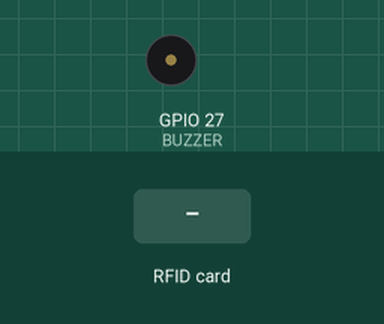
The sketch below on a simulated ESP32. Shown: buzzer (waves = sounding). The test bench sets the inputs (shaded band). WiFi joins after 1.5 s; servers stay silent unless stated; uploads are accepted with an empty reply; what the sketch prints to the serial monitor is not drawn.

Above: at 3.2 s.
3.3 s: RFID card 5E 7A 19 C4 held to the reader
At 5.1 s:
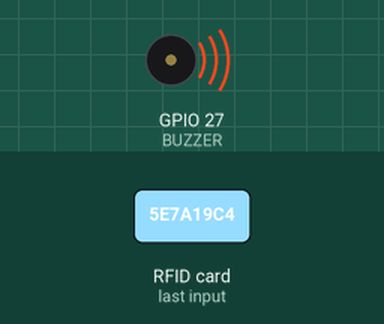
Timing chart, 0 to 6.8 s (numbered marks = the images above; inputs shaded):
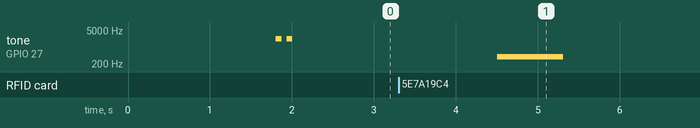

Measured:
- after the input at 3.3 s, tone on GPIO 27 (BUZZER): silent → 400 Hz after 1.2 s, → silent 0.80 s later

The sketch:

esp32_rfid_kiosk.ino
```cpp
/*
  =====================================================================
   물품대여 서비스 - ESP32 RFID 키오스크 펌웨어 (부저 전용 버전)
  =====================================================================

  LED 없이 부저 하나만으로 결과를 알려주는 버전입니다.
  LED/저항을 구하면 원래 버전(esp32_rfid_kiosk.ino)을 쓰면 됩니다.

  역할:
    1. RC522로 RFID 태그의 UID를 읽는다.
    2. Wi-Fi로 Flask 서버에 HTTP POST /api/device/tag 를 보낸다.  (body: {"uid":"..."})
    3. 서버가 돌려준 result 코드에 따라 부저 소리로 사용자에게 알려준다.

  ESP32는 UID가 무슨 의미인지 모릅니다. "읽어서 보내고, 응답 보고 소리 내기"만 합니다.
  대여/반납/예약 판단은 전부 서버(Flask)가 합니다.

  ---------------------------------------------------------------------
  배선
  ---------------------------------------------------------------------
    RC522 SDA(SS)  -> GPIO 5
    RC522 SCK      -> GPIO 18
    RC522 MOSI     -> GPIO 23
    RC522 MISO     -> GPIO 19
    RC522 RST      -> GPIO 22
    RC522 GND      -> GND
    RC522 3.3V     -> 3.3V   (절대 5V 아님)
    RC522 IRQ      -> 연결 안 함

    수동 부저 (+) -> GPIO 27,  (-) -> GND
    (3핀 부저 모듈이면: S -> GPIO 27, + -> 3.3V, - -> GND)

  ---------------------------------------------------------------------
  서버 result 코드 -> 소리 (모두 서로 다르게 들리도록 만듦)
  ---------------------------------------------------------------------
    WAIT_CONFIRM  웹에서 본인확인하세요     음이 올라가는 "띠-리-링" (3음)
    RETURN_OK     반납 완료                 중간 높이의 긴 "삐-" 한 번
    REGISTERED    관리자 태그 등록 완료     높은 "삑삑" 두 번
    UNKNOWN_TAG   등록 안 된 태그           낮은 "붕붕붕" 세 번
    ERROR         예약 없음 / 기타 오류     아주 낮은 긴 "부-"
    NETWORK_FAIL  서버 응답 없음            아주 짧고 빠른 "삐삐삐삐삐" 다섯 번
    (시작할 때)   Wi-Fi 연결 성공           "삑삑" 두 번 (작은 소리)

  ---------------------------------------------------------------------
  준비 (Arduino IDE)
  ---------------------------------------------------------------------
    - 보드: "ESP32 Dev Module"
    - 라이브러리: "MFRC522" (GithubCommunity), "ArduinoJson" (Benoit Blanchon)
    - 아래 WIFI_SSID / WIFI_PASSWORD / SERVER_URL / DEVICE_KEY 를 본인 환경에 맞게 수정
    - 컴파일 에러 "'tone' was not declared" 가 나면 보드 매니저에서 esp32 를 3.x 로 업데이트
*/

#include <SPI.h>
#include <MFRC522.h>
#include <WiFi.h>
#include <HTTPClient.h>
#include <ArduinoJson.h>

// ======================= 사용자 설정 (여기만 바꾸면 됨) =======================
//와이파이는 2.4인지도 확인.
const char* WIFI_SSID     = "YOUR_WIFI_SSID";
const char* WIFI_PASSWORD = "YOUR_WIFI_PASSWORD";

// Flask 서버 주소. 노트북의 로컬 IP (예: 192.168.0.15). 포트는 run.py 의 5000. 포트는 무조건 5000으로 설정
const char* SERVER_URL    = "http://192.168.0.15:5000/api/device/tag";

// backend/config.py 의 DEVICE_API_KEY 와 같은 값이어야 함
const char* DEVICE_KEY    = "esp32-dev-key-change-me";
// ==========================================================================

#define SS_PIN     5
#define RST_PIN    22
#define BUZZER     27

MFRC522 rfid(SS_PIN, RST_PIN);

// String 대신 고정 크기 char 배열을 사용 (메모리 단편화 방지)
// RFID UID 규칙: 구분자(공백/콜론) 없는 대문자 16진수(0-9, A-F), 짝수 길이, 8~20자 (= 4~10바이트)
//   backend/frontend 도 같은 규칙으로 검증한다.  정규식: ^(?:[0-9A-F]{2}){4,10}$
#define UID_MIN_BYTES  4
#define UID_MAX_BYTES  10
#define UID_BUF_LEN    21   // UID 최대 10바이트 -> 16진수 20자 + 널문자
#define BODY_BUF_LEN   50   // {"uid":"<최대 20자>"} = 최대 31자
#define RESULT_BUF_LEN 24   // "WAIT_CONFIRM" 등 (가장 긴 코드 12자)
char lastUid[UID_BUF_LEN] = "";
unsigned long lastScanMs = 0;
const unsigned long SAME_TAG_COOLDOWN_MS = 3000;  // 같은 태그를 3초 안에 다시 읽으면 무시(중복 전송 방지)


// ------------------------------------------------------------------ 소리 피드백
// freq: 음 높이(Hz), ms: 길이, gap: 소리 뒤 쉬는 시간
void beep(int freq, int ms, int gap = 60) {
  tone(BUZZER, freq, ms);
  delay(ms + gap);
}

void feedbackWaitConfirm() { beep(1500, 110); beep(2000, 110); beep(2600, 220); }       // 올라가는 3음
void feedbackReturnOk()    { beep(2000, 500); }                                          // 중간 높이 긴 소리
void feedbackRegistered()  { beep(2800, 100); beep(2800, 100); }                         // 높은 두 번
void feedbackUnknownTag()  { beep(700, 150); beep(700, 150); beep(700, 150); }           // 낮은 세 번
void feedbackError()       { beep(400, 800); }                                           // 아주 낮은 긴 소리
void feedbackNetworkFail() { for (int i = 0; i < 5; i++) beep(1200, 50, 50); }           // 짧고 빠른 다섯 번
void feedbackWifiOk()      { beep(2200, 70); beep(2200, 70); }                           // 시작 시 연결 성공
void feedbackFound()       { beep(1800, 120); beep(2400, 250); }                         // 등록된 태그: 경쾌한 두 음


// ------------------------------------------------------------------ Wi-Fi
bool connectWiFi() {
  Serial.printf("Wi-Fi 연결 중: %s ", WIFI_SSID);
  WiFi.mode(WIFI_STA);
  WiFi.begin(WIFI_SSID, WIFI_PASSWORD);

  unsigned long start = millis();
  while (WiFi.status() != WL_CONNECTED && millis() - start < 20000) {
    delay(300);
    Serial.print(".");
  }

  if (WiFi.status() == WL_CONNECTED) {
    Serial.printf("\n✅ 연결됨. ESP32 IP: %s\n", WiFi.localIP().toString().c_str());
    feedbackWifiOk();
  } else {
    Serial.println("\n⚠ Wi-Fi 연결 실패. SSID/비밀번호 확인 (2.4GHz 인지도 확인).");
    feedbackNetworkFail();
  }
  return WiFi.status() == WL_CONNECTED;
}

// Wi-Fi 상태 감시 (loop 에서 매번 호출, 오래 멈추지 않음)
//  - 끊겨 있으면 10초마다 재연결 시도
//  - 연결이 새로 성립/끊기는 순간 한 번만 안내
bool wifiWasUp = false;
unsigned long lastWifiTryMs = 0;
const unsigned long WIFI_RETRY_MS = 10000;

void maintainWiFi() {
  bool up = (WiFi.status() == WL_CONNECTED);

  if (up && !wifiWasUp) {
    Serial.printf("✅ Wi-Fi 연결됨. ESP32 IP: %s\n", WiFi.localIP().toString().c_str());
    Serial.println("=== 준비 완료. 태그를 대주세요 ===");
    feedbackWifiOk();
  } else if (!up && wifiWasUp) {
    Serial.println("⚠ Wi-Fi 끊김. 재연결을 시도합니다.");
  }
  wifiWasUp = up;

  if (!up && millis() - lastWifiTryMs >= WIFI_RETRY_MS) {
    lastWifiTryMs = millis();
    Serial.println("Wi-Fi 재연결 시도...");
    WiFi.disconnect();
    WiFi.begin(WIFI_SSID, WIFI_PASSWORD);
  }
}


// ------------------------------------------------------------------ 서버 전송
// 서버의 result 문자열을 result 버퍼에 채워 준다. (통신 실패 시 "NETWORK_FAIL")
void sendUidToServer(const char* uid, char* result, size_t resultLen) {
  strlcpy(result, "NETWORK_FAIL", resultLen);

  if (WiFi.status() != WL_CONNECTED) {
    Serial.println("⚠ Wi-Fi 미연결 -> 서버 전송 생략");
    return;   // result 는 이미 "NETWORK_FAIL"
  }

  HTTPClient http;
  http.begin(SERVER_URL);
  http.addHeader("Content-Type", "application/json");
  http.addHeader("X-Device-Key", DEVICE_KEY);
  http.setTimeout(5000);

  char body[BODY_BUF_LEN];
  snprintf(body, sizeof(body), "{\"uid\":\"%s\"}", uid);
  int code = http.POST((uint8_t*)body, strlen(body));   // String 변환 없이 바이트로 전송

  if (code > 0) {
    // 서버는 409/404 같은 코드도 JSON body 에 result 를 넣어 보내므로 코드와 무관하게 파싱
    // (응답을 String 으로 받지 않고 스트림에서 바로 파싱)
    StaticJsonDocument<512> doc;
    DeserializationError err = deserializeJson(doc, http.getStream());
    const char* r = doc["result"];
    Serial.printf("HTTP %d, result=%s, message=%s\n", code, r ? r : "(없음)", doc["message"] | "");

    if (err == DeserializationError::Ok && r) strlcpy(result, r, resultLen);
    else                                      strlcpy(result, "ERROR", resultLen);
  } else {
    Serial.printf("HTTP 요청 실패: %s\n", http.errorToString(code).c_str());
  }
  http.end();
}


// ------------------------------------------------------------------ setup / loop
void setup() {
  Serial.begin(115200);
  delay(200);

  pinMode(BUZZER, OUTPUT);

  SPI.begin();
  rfid.PCD_Init();
  delay(50);

  byte version = rfid.PCD_ReadRegister(MFRC522::VersionReg);
  if (version == 0x00 || version == 0xFF) {
    Serial.println("⚠ RC522 를 찾을 수 없습니다. 배선을 확인하세요.");
    feedbackError();
  } else {
    Serial.printf("✅ RC522 OK (version 0x%02X)\n", version);
  }

  wifiWasUp = connectWiFi();
  lastWifiTryMs = millis();
  if (wifiWasUp) {
    Serial.println("=== 준비 완료. 태그를 대주세요 ===");
  } else {
    Serial.println("=== Wi-Fi 미연결: 대기 모드 ===");
    Serial.println("10초마다 재연결을 시도합니다. 태그는 읽지만 서버 전송은 실패(삐 5번) 처리됩니다.");
  }
}

// 태그 UID(바이트) -> 대문자 16진수 문자열. 4~10바이트가 아니면 false (자르지 않고 거부)
bool buildUidString(const MFRC522::Uid& u, char* out, size_t outLen) {
  if (u.size < UID_MIN_BYTES || u.size > UID_MAX_BYTES) return false;
  if (outLen < (size_t)u.size * 2 + 1) return false;
  for (byte i = 0; i < u.size; i++) snprintf(out + i * 2, 3, "%02X", u.uidByte[i]);  // 항상 2자리 대문자
  return true;
}

// 서버로 보내기 전 최종 검사: 대문자 16진수만, 짝수 길이, 8~20자
bool isValidUid(const char* s) {
  size_t n = strlen(s);
  if (n < UID_MIN_BYTES * 2 || n > UID_MAX_BYTES * 2 || (n % 2) != 0) return false;
  for (size_t i = 0; i < n; i++) {
    char c = s[i];
    if (!((c >= '0' && c <= '9') || (c >= 'A' && c <= 'F'))) return false;
  }
  return true;
}

void loop() {
  maintainWiFi();

  if (!rfid.PICC_IsNewCardPresent()) return;
  if (!rfid.PICC_ReadCardSerial()) return;

  // UID -> 대문자 16진수 문자열 (규칙에 맞지 않으면 서버로 보내지 않고 에러 소리)
  char uid[UID_BUF_LEN] = "";
  bool built = buildUidString(rfid.uid, uid, sizeof(uid));
  rfid.PICC_HaltA();
  rfid.PCD_StopCrypto1();
  if (!built || !isValidUid(uid)) {
    Serial.printf("\n지원하지 않는 UID 형식(%d바이트)입니다. 서버로 보내지 않습니다.\n", rfid.uid.size);
    feedbackError();
    return;
  }

  // 같은 태그를 짧은 시간 안에 반복 인식하면 무시 (한 번 대고 있는 동안 여러 번 전송되는 것 방지)
  if (strcmp(uid, lastUid) == 0 && millis() - lastScanMs < SAME_TAG_COOLDOWN_MS) return;
  strlcpy(lastUid, uid, sizeof(lastUid));
  lastScanMs = millis();

  Serial.printf("\n태그 인식: %s -> 서버 전송\n", uid);
  char result[RESULT_BUF_LEN];
  sendUidToServer(uid, result, sizeof(result));
  Serial.printf("결과: %s\n", result);

  if      (strcmp(result, "FOUND") == 0)        feedbackFound();
  else if (strcmp(result, "WAIT_CONFIRM") == 0) feedbackWaitConfirm();
  else if (strcmp(result, "RETURN_OK") == 0)    feedbackReturnOk();
  else if (strcmp(result, "REGISTERED") == 0)   feedbackRegistered();
  else if (strcmp(result, "UNKNOWN_TAG") == 0)  feedbackUnknownTag();
  else if (strcmp(result, "NETWORK_FAIL") == 0) feedbackNetworkFail();
  else                               feedbackError();
}
```
